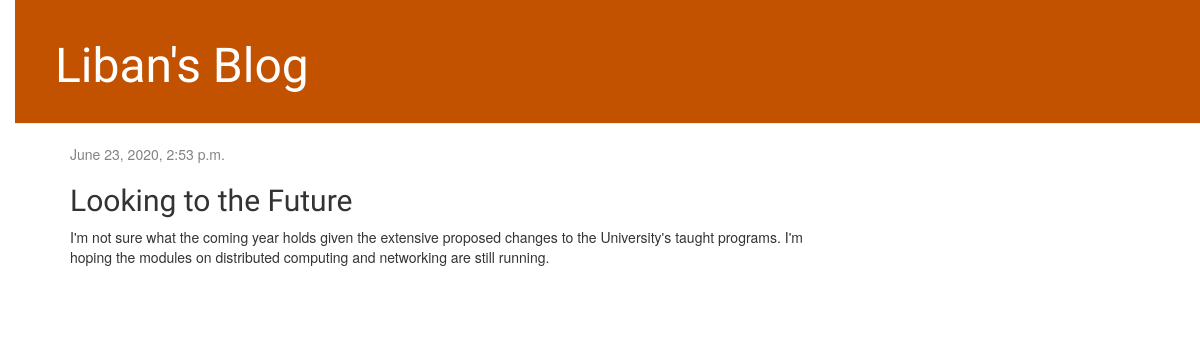
Screenshot of /post/3/ with the database file from the repository.
### blog/models.py (models this page shows, shortened)
class Post(models.Model):
    author = models.ForeignKey(settings.AUTH_USER_MODEL, on_delete=models.CASCADE)
    title = models.CharField(max_length=200)
    text = models.TextField()
    create_date = models.DateTimeField(default=timezone.now)
    published_date = models.DateTimeField(blank=True, null=True)

### blog/views.py (the view)
# urls.py: path('post/<int:pk>/', views.post_detail, name='post_detail'),
def post_detail(request, pk):
    post = get_object_or_404(Post, pk=pk)
    return render(request, 'blog/post_detail.html', {'post': post})

### blog/templates/blog/post_detail.html (shortened to what this page needs)
{% extends 'blog/base.html' %}
{% block content %}
    <div class="post">
        {% if post.published_date %}
            <div class="date">
                {{ post.published_date }}
            </div>
        {% endif %}
        <h2>{{ post.title }}</h2>
        <p>{{ post.text|linebreaksbr }}</p>
    </div>
{% endblock %}

### blog/static/css/blog.css (style rules this page uses)
body { padding-left: 15px }
h1, h2, h3, h4 { font-family: 'Lobster', cursive; }
.date { color: #828282; }
.post { margin-bottom: 70px; }

### rows the page displays
Post: published_date "June 23, 2020, 2:53 p.m.", title "Looking to the Future", text "I'm not sure what the coming year holds given the extensive proposed changes to the University's taught programs. I'm hoping the modules on distributed computing and networking are still running."
